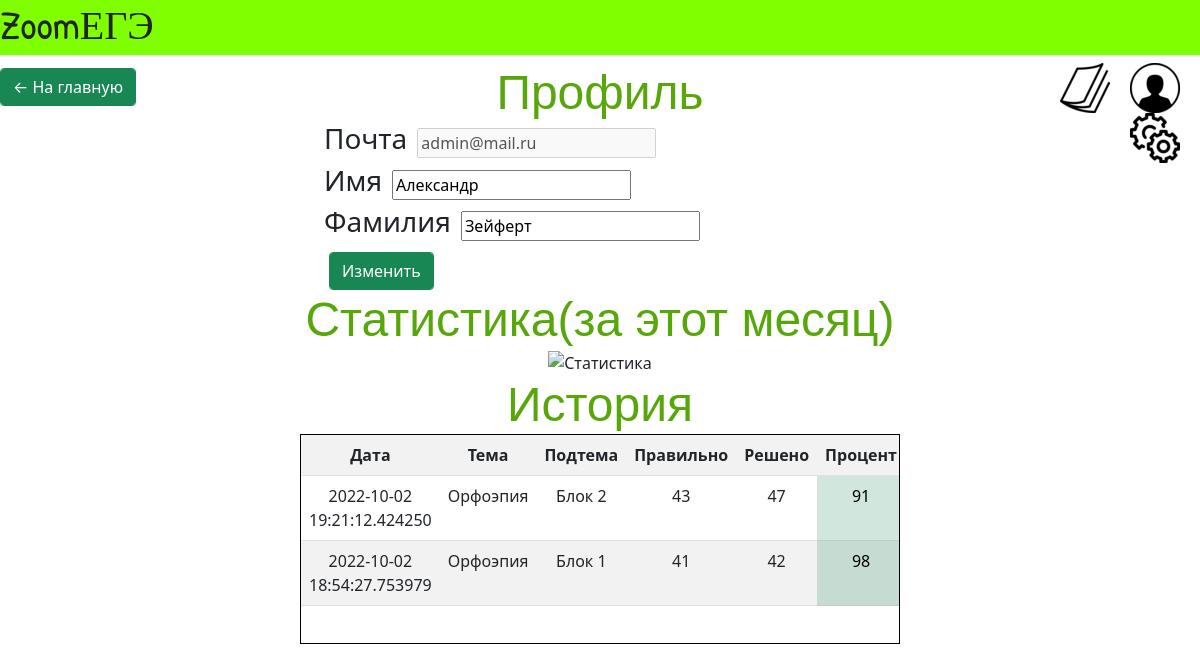
Screenshot of /profile/1 (signed in) with the database file from the repository.
### data/users.py (models this page shows, shortened)
class User(SqlAlchemyBase, UserMixin, SerializerMixin):
    __tablename__ = 'users'
    id = sqlalchemy.Column(sqlalchemy.Integer,
                           primary_key=True, autoincrement=True)
    email = sqlalchemy.Column(sqlalchemy.String, unique=True)
    hashed_password = sqlalchemy.Column(sqlalchemy.String)
    surname = sqlalchemy.Column(sqlalchemy.String)
    name = sqlalchemy.Column(sqlalchemy.String)
    tasks = sqlalchemy.Column(sqlalchemy.String, default='[]')
    success = sqlalchemy.Column(sqlalchemy.Integer, default=0)
    resolved = sqlalchemy.Column(sqlalchemy.Integer, default=0)
    test_id = sqlalchemy.Column(sqlalchemy.Integer)
    subtheme_id = sqlalchemy.Column(sqlalchemy.Integer)

### data/logs.py (models this page shows)
class Log(SqlAlchemyBase, SerializerMixin):
    __tablename__ = 'logs'
    id = sqlalchemy.Column(sqlalchemy.Integer,
                           primary_key=True, autoincrement=True)
    user_id = sqlalchemy.Column(sqlalchemy.Integer, sqlalchemy.ForeignKey('users.id'))
    test_id = sqlalchemy.Column(sqlalchemy.Integer, sqlalchemy.ForeignKey('tests.id'))
    subtheme_id = sqlalchemy.Column(sqlalchemy.Integer, sqlalchemy.ForeignKey('subthemes.id'))
    date = sqlalchemy.Column(sqlalchemy.DateTime, default=datetime.datetime.now)
    success = sqlalchemy.Column(sqlalchemy.Integer, default=0)
    resolved = sqlalchemy.Column(sqlalchemy.Integer, default=0)
    user = orm.relationship('User')
    test = orm.relationship('Test')
    subtheme = orm.relationship('Subtheme')

### data/tests.py (models this page shows)
class Test(SqlAlchemyBase, SerializerMixin):
    __tablename__ = 'tests'
    id = sqlalchemy.Column(sqlalchemy.Integer,
                           primary_key=True, autoincrement=True)
    title = sqlalchemy.Column(sqlalchemy.String, unique=True)
    subthemes = orm.relationship('Subtheme', back_populates="test")

### data/subthemes.py (models this page shows)
class Subtheme(SqlAlchemyBase, SerializerMixin):
    __tablename__ = 'subthemes'
    id = sqlalchemy.Column(sqlalchemy.Integer,
                           primary_key=True, autoincrement=True)
    test_id = sqlalchemy.Column(sqlalchemy.Integer, sqlalchemy.ForeignKey('tests.id'))
    title = sqlalchemy.Column(sqlalchemy.String, unique=True)
    description = sqlalchemy.Column(sqlalchemy.String)
    tasks = orm.relationship('Task', back_populates="subtheme")
    test = orm.relation('Test', back_populates="subthemes")

### app.py (the view)
@app.route('/profile/<int:user_id>', methods=['GET', 'POST'])
@login_required
def profile(user_id):
    if current_user.id == user_id:
        db_ses = db_session.create_session()
        user = db_ses.query(User).get(user_id)
        if request.method == 'POST':
            user.name = request.form.get('name')
            user.surname = request.form.get('surname')
            db_ses.commit()
        logs = db_ses.query(Log).filter(Log.user_id == user_id).all()
        logs.reverse()
        refactored_logs = []
        month = datetime.datetime.now().month
        statistic_legend = ['5', '4', '3', '2']
        statistic = [0, 0, 0, 0]
        for log in logs:
            prc = int(round(log.success / log.resolved, 2) * 100)
            if log.date.month == month:
                if prc >= 87:
                    statistic[0] += 1
                elif prc >= 66:
                    statistic[1] += 1
                elif prc >= 42:
                    statistic[2] += 1
                else:
                    statistic[3] += 1
            refactored_logs.append({'date': str(log.date), 'theme': log.test.title,
                                    'subtheme': log.subtheme.title, 'success': log.success,
                                    'resolved': log.resolved, 'prc': prc})
        if statistic == [0, 0, 0, 0]:
            return render_template('profile.html', id=current_user.id, email=user.email,
                                   name=user.name, surname=user.surname, logs=logs,
                                   no_stat=True)
        else:
            plt.pie(statistic, labels=statistic_legend)
            plt.legend()
            plt.savefig('static/img/1.png')
            plt.close()
            return render_template('profile.html', id=current_user.id, email=user.email,
                                   name=user.name, surname=user.surname, logs=refactored_logs)
    return redirect('/profile/' + str(current_user.id))

### app.py (called while the page is built)
@login_manager.user_loader
def load_user(user_id):
    db_ses = db_session.create_session()
    return db_ses.query(User).get(user_id)

### data/db_session.py (called while the page is built)
def create_session() -> Session:
    global __factory
    return __factory()

### templates/profile.html
{% extends "base.html" %}
{% block content %}
<div class="manage_icon">
    <a href="/profile/{{ id }}"><div class="profile"></div></a>
    {% if id == 1 %}
        <a href="/making-tests"><div class="making-tests"></div></a>
        <a href="/admin"><div class="settings"></div></a>
    {% endif %}
</div>
<a href="/main"><input class="form-control btn btn-success btn_next back_button" type="submit" value="← На главную"></a>
<h1 class="h1_title">Профиль</h1>
<form method="post">
    <div class="tests_themes">
        <h3 class="d-inline-block">Почта </h3><input disabled name="email" type="text" class="marg_l_10 d-inline-block" value="{{ email }}"><br />
        <h3 class="d-inline-block">Имя </h3><input name="name" type="text" class="marg_l_10 d-inline-block" value="{{ name }}"><br />
        <h3 class="d-inline-block">Фамилия</h3><input name="surname" type="text" class="marg_l_10 d-inline-block" value="{{ surname }}"><br />
        <input class="form-control btn btn-success btn_next d-inline-block m-left" type="submit" value="Изменить">
    </div>
</form>
<h1 class="h1_title">Статистика(за этот месяц)</h1>
<div class="text-center">
    {% if no_stat is defined %}
        <h2 class="h1_title">К сожалению, за этот месяц вы не прошли ни одного теста! :(</h2>
    {% else %}
        <img src="/static/img/1.png" alt="Статистика">
    {% endif %}
</div>
<h1 class="h1_title">История</h1>
<div class="text-center history_statistics">
    <table class="table table-striped">
    <tr><th>Дата</th><th>Тема</th><th>Подтема</th><th>Правильно</th><th>Решено</th><th>Процент</th></tr>
    {% for log in logs %}
        <tr>
            <td>{{ log.date }}</td>
            <td>{{ log.theme }}</td>
            <td>{{ log.subtheme }}</td>
            <td>{{ log.success }}</td>
            <td>{{ log.resolved }}</td>
            {% if log.prc >= 87 %}
                <td class="table-success">{{ log.prc }}</td>
            {% elif log.prc >= 66 %}
                <td class="table-primary">{{ log.prc }}</td>
            {% elif log.prc >= 42 %}
                <td class="table-warning">{{ log.prc }}</td>
            {% else %}
                <td class="table-danger">{{ log.prc }}</td>
            {% endif %}
        </tr>
    {% endfor %}
</table>
</div>
<br />
<br />
{% endblock %}

### templates/base.html (shortened to what this page needs)
<!DOCTYPE html>
<html lang="en">
<head>
    <link rel="stylesheet"
                        href="https://cdn.jsdelivr.net/npm/bootstrap@5.0.0-beta1/dist/css/bootstrap.min.css"
>
    <link rel="stylesheet" type="text/css" href="../static/css/style.css" />
    <link href="https://cdn.jsdelivr.net/npm/select2@4.0.13/dist/css/select2.min.css" rel="stylesheet" />
</head>
<body>
<header>
    <h1 class="title_app">ZoomЕГЭ</h1>
</header>
{% block content %}
{% endblock %}
</body>
</html>

### static/css/style.css (style rules this page uses)
.title_app { background-color: chartreuse; font-family: "Title App"; height: 55px; }
.h1_title { font-size: 48px; font-family: "Montserrat", sans-serif; font-weight: 200; text-align: center; line-height: 59px; padding: 0 64px; margin: 0; color: #58a70a; }
.tests_themes { margin-left: 27%; }
.btn_next { width: fit-content; margin-top: 5px; }
.m-left { margin-left: 5px; }
.back_button { position: absolute; }
.manage_icon { position: absolute; left: 88%; }
.manage_icon div { width: 50px; height: 50px; float: right; margin-right: 20px; cursor: pointer; }
.settings { background: url("/static/img/settings.png"); }
.making-tests { background: url("/static/img/making_tests.png"); }
.profile { background: url("/static/img/profile.png"); }
.marg_l_10 { margin-left: 10px; }
.history_statistics { width: 50%; height: 210px; margin-left: 25%; border: 1px solid black; overflow-y: scroll; }

### rows the page displays
User: email "admin@mail.ru", name "Александр", surname "Зейферт"
Log: date "2022-10-02 19:21:12.424250", theme "Орфоэпия", subtheme "Блок 2", success "43", resolved "47", prc "91"
Log: date "2022-10-02 18:54:27.753979", theme "Орфоэпия", subtheme "Блок 1", success "41", resolved "42", prc "98"
